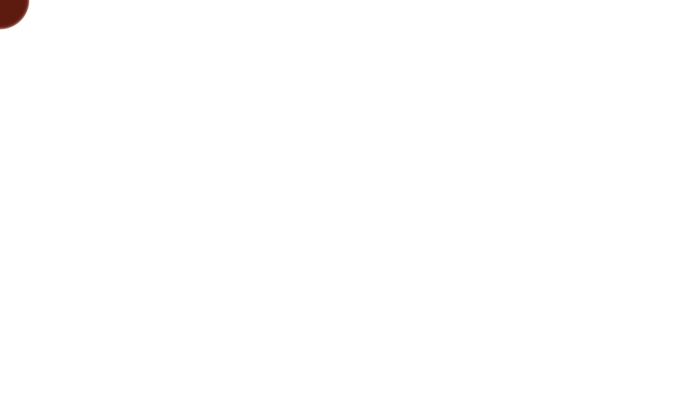
Frame 1 (no input)
Frame 60 (the mouse pressed at the canvas centre just before this capture): identical to frame 1, image omitted
Frame 120 (the mouse held since frame 60 and released just before this capture): identical to frame 1, image omitted

The Processing sketch that drew this single still picture (run headless with seeded random() and noise(); from frame 60 on, the mouse is pressed at the canvas centre):

// Processing sketch: processing_41656
// ── processing_41656.pde

int[] circle_a;
int[] circle_b;
int index = 0;
 
void setup() {
  size(700,400);
  smooth();
  circle_a = new int[40];
  circle_b = new int[40];
}
 
void draw() {
  background(255);
  noStroke();
  for (int i=0; i < circle_a.length; i++) {
      
    int pos = (index+i) % circle_a.length;
      
  
    fill(map(i, 0, circle_a.length, 0, 100), 25, 13, 100);  
    ellipse(circle_a[pos], circle_b[pos], 20+i, 20+i);
  }
}
  
void mouseMoved() {
  circle_a[index] = mouseX;
  circle_b[index] = mouseY;
  index++;
  if (index >= circle_a.length) index = 0;
}
